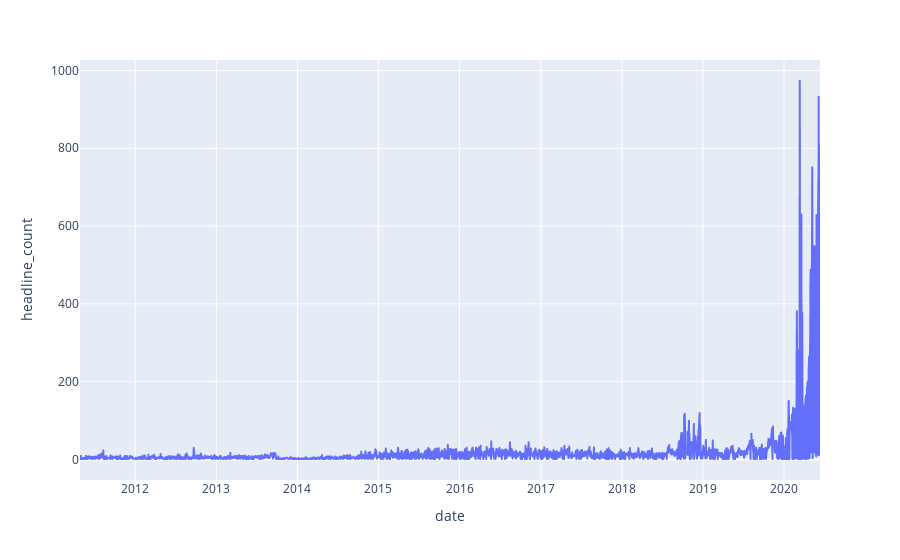

Write notebook code for a chart like this one.
### Code cell
px.line(dates,x=dates['date'],y=dates['headline_count'])

### Figure 1 — Plotly figure (JSON) as saved in the notebook; plotly's stock layout.template omitted (floating-point values rounded to 4 significant figures; data arrays with more than 128 entries replaced by an {"elided": "..."} marker saying what was removed)
{"data": [{"hovertemplate": "date=%{x}<br>headline_count=%{y}<extra></extra>", "legendgroup": "", "line": {"color": "#636efa", "dash": "solid"}, "marker": {"symbol": "circle"}, "mode": "lines", "name": "", "showlegend": false, "type": "scattergl", "x": {"elided": "2502 str values"}, "xaxis": "x", "y": {"elided": "2502 int values"}, "yaxis": "y"}], "layout": {"legend": {"tracegroupgap": 0}, "margin": {"t": 60}, "xaxis": {"anchor": "y", "domain": [0, 1], "title": {"text": "date"}}, "yaxis": {"anchor": "x", "domain": [0, 1], "title": {"text": "headline_count"}}}}
